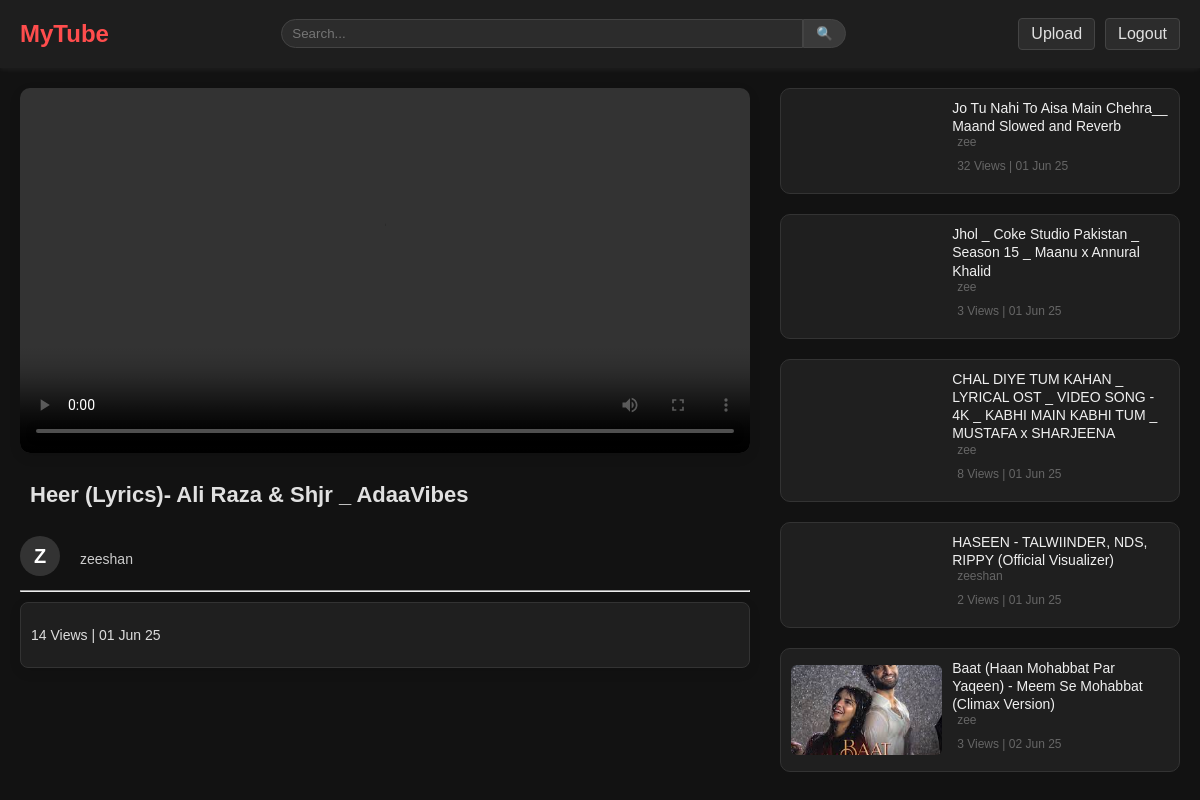
Page /play/4 (signed in) on the committed database.
### youtube_app/models.py (models this page shows, shortened)
class Upload(models.Model):
    title = models.CharField(max_length=200)
    desc = models.TextField(null=True, blank=True)
    video = models.FileField(upload_to='videos')
    thumbnail = models.ImageField(upload_to='thumbnail', null=True, blank=True)
    views = models.IntegerField(default=0)
    date = models.DateTimeField(auto_now_add=True)
    user = models.ForeignKey(User, on_delete=models.CASCADE)

### youtube_app/views.py (the view)
# urls.py: path('play/<int:id>', play, name='play'),
@login_required
def play(request, id):
    video = get_object_or_404(Upload, id=id)
    video.views+=1
    video.save()
    videos = Upload.objects.exclude(id=id)
    users = User.objects.all()
    return render(request, 'view.html', {'video':video, 'videos':videos, 'users':users})

### youtube_app/templates/view.html (shortened to what this page needs)
{% extends "base.html" %}
{% block content %}
<div class="page-grid">
  <div class="player-section">
    <video class="player-video" controls autoplay poster="{% if video.thumbnail %}{{ video.thumbnail.url }}{% endif %}">
      <source src="{{ video.video.url }}" type="video/mp4">
    </video>
    <h2 class="player-video-title">{{ video.title }}</h2>
    <div class="user">
      <div class="avatar-circle">
        {{ video.user.username|slice:":1"|upper }}
      </div>
      <p class="player-video-user">{{video.user.username}}</p>
    </div>
    <hr>
    <div class="player-video-desc">
      <p>{{video.views}} Views | {{video.date|date:'d M y'}}</p>
    </div>
  </div>
  <div class="sidebar-section">
  {% for vid in videos %}
    {% if vid.id != video.id %}
    <a href="{% url 'play' vid.id %}">
      <div class="suggestion-card">
        <video class="suggestion-thumb" poster="{% if vid.thumbnail %}{{ vid.thumbnail.url }}{% endif %}" muted>
          <source src="{{ vid.video.url }}" type="video/mp4">
        </video>
        <div class="suggestion-content">
          <div class="suggestion-title">{{ vid.title }}</div>
          <div class="details">
            <p>{{vid.user.username}}</p>
            <p>{{vid.views}} Views | {{vid.date|date:'d M y'}}</p>
          </div>
        </div>
      </div>
    </a>
    {% endif %}
  {% endfor %}
</div>
{% endblock %}

### static/style.css (style rules this page uses)
body { margin: 0; font-family: Arial, sans-serif; }
body, html { margin: 0; padding: 0; max-width: 100vw; overflow-x: hidden; background-color: #121212; color: #e0e0e0; }
a { text-decoration: none; }
.details p { font-size: 12px; color: #666; padding: 0 5px 10px; margin: 0; }
.page-grid { display: grid; grid-template-columns: 4fr 1fr; gap: 30px; padding: 20px; max-width: 1200px; margin: auto; justify-content: space-around; }
.player-section { flex: 2; }
.player-video { width: 100%; border-radius: 10px; box-shadow: 0 4px 12px rgba(0, 0, 0, 0.1); }
.player-video-title { font-size: 22px; font-weight: 600; margin-top: 15px; padding: 10px; }
.player-video-user { font-size: 14px; color: #555; margin: 5px 0; padding: 10px; }
.player-video-desc { box-shadow: 0 4px 12px rgba(0, 0, 0, 0.1); background-color: #1f1f1f; color: #ddd; border: 1px solid #333; padding: 10px; border-radius: 8px; margin-top: 10px; margin-bottom: 10px; font-size: 14px; }
.suggestion-card { max-width: 100%; width: 400px; display: flex; flex-direction: row; align-items: center; border-radius: 10px; overflow: hidden; gap: 10px; padding: 10px; transition: box-shadow 0.2s ease; box-sizing: border-box; background-color: #1f1f1f; color: #ddd; border: 1px solid #333; }
.suggestion-thumb { width: 40%; height: auto; max-height: 90px; object-fit: cover; border-radius: 6px; flex-shrink: 0; }
.suggestion-title { font-size: 14px; font-weight: 500; color: #f0f0f0; line-height: 1.3; }
.suggestion-content { display: flex; flex-direction: column; justify-content: center; }
.sidebar-section { display: flex; flex-direction: column; gap: 20px; }
.avatar-circle { width: 40px; height: 40px; background-color: #333; color: white; font-weight: bold; font-size: 20px; text-align: center; line-height: 40px; border-radius: 50%; margin-right: 10px; }
.user { display: flex; }
.user p { font-size: 14px; color: #ccc; }
img, video { max-width: 100%; height: auto; }

### rows in the picture
Upload: title "Heer (Lyrics)- Ali Raza & Shjr _ AdaaVibes", user.username "Z", user.username "zeeshan", views "14", date "01 Jun 25"
Upload: title "Jo Tu Nahi To Aisa Main Chehra__ Maand Slowed and Reverb", user.username "zee", views "32", date "01 Jun 25"
Upload: title "Jhol _ Coke Studio Pakistan _ Season 15 _ Maanu x Annural Khalid", user.username "zee", views "3", date "01 Jun 25"
Upload: title "CHAL DIYE TUM KAHAN _ LYRICAL OST _ VIDEO SONG - 4K _ KABHI MAIN KABHI TUM _ MUSTAFA x SHARJEENA", user.username "zee", views "8", date "01 Jun 25"
Upload: title "HASEEN - TALWIINDER, NDS, RIPPY (Official Visualizer)", user.username "zeeshan", views "2", date "01 Jun 25"
Upload: title "Baat (Haan Mohabbat Par Yaqeen) - Meem Se Mohabbat (Climax Version)", user.username "zee", views "3", date "02 Jun 25"
